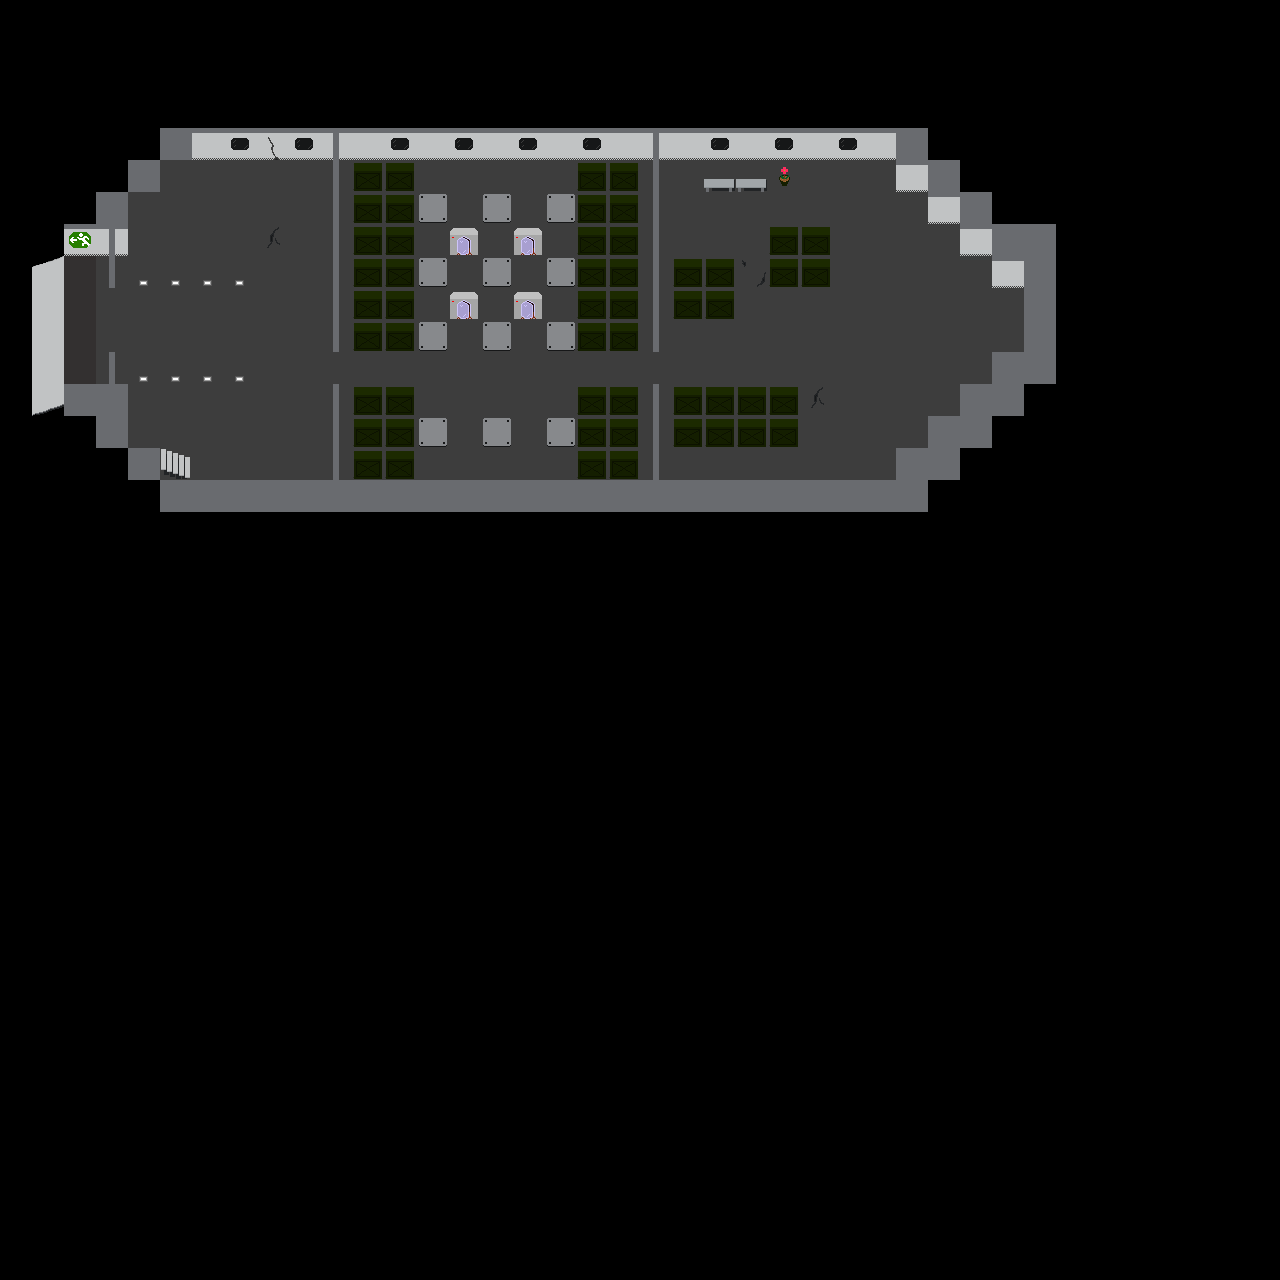

This is a level from a 2D game, rendered from its Tiled map with the project's own tilesets. A one-line summary and the map file follow, with tile-layer data summarised:
An orthogonal 40x40 tile map with 32x32 px tiles, 2 tile layers (BOT_1, BOT_2), 6 hidden layers not drawn, 3 tilesets and 79 objects (8x console_engine_number, 8x door, 2x stairs_top, exit_bot, stairs_bot, ...).

<map version="1.0" orientation="orthogonal" renderorder="right-down" width="40" height="40" tilewidth="32" tileheight="32" nextobjectid="86">
 <tileset firstgid="1" name="tileset" tilewidth="32" tileheight="32" tilecount="240" columns="20">
  <image source="Tilesets/tileset.png" width="640" height="400" />
  <tile id="0">
   <objectgroup draworder="index">
    <object id="1" x="0" y="0" width="32" height="32" />
   </objectgroup>
  </tile>
  <tile id="1">
   <objectgroup draworder="index">
    <object id="4" x="0" y="0" width="32" height="32" />
   </objectgroup>
  </tile>
  <tile id="20">
   <objectgroup draworder="index">
    <object id="1" x="13" y="0" width="7" height="32" />
   </objectgroup>
  </tile>
  <tile id="22">
   <objectgroup draworder="index">
    <object id="1" x="0" y="0" width="32" height="32" />
   </objectgroup>
  </tile>
  <tile id="25">
   <objectgroup draworder="index">
    <object id="1" x="0" y="0" width="32" height="32" />
   </objectgroup>
  </tile>
  <tile id="40">
   <objectgroup draworder="index">
    <object id="1" x="0" y="0" width="32" height="32" />
   </objectgroup>
  </tile>
  <tile id="42">
   <objectgroup draworder="index">
    <object id="1" x="0" y="0" width="32" height="32" />
   </objectgroup>
  </tile>
  <tile id="44">
   <objectgroup draworder="index">
    <object id="1" x="0" y="0" width="32" height="32" />
   </objectgroup>
  </tile>
  <tile id="45">
   <objectgroup draworder="index">
    <object id="1" x="0" y="0" width="32" height="32" />
   </objectgroup>
  </tile>
  <tile id="80">
   <objectgroup draworder="index">
    <object id="1" x="0.363636" y="19.2727" width="29.6364" height="8.54545" />
   </objectgroup>
  </tile>
  <tile id="81">
   <objectgroup draworder="index">
    <object id="1" x="0.909091" y="18.9091" width="30" height="9.45455" />
   </objectgroup>
  </tile>
  <tile id="82">
   <objectgroup draworder="index">
    <object id="1" x="23.6364" y="8" width="6.90909" height="21.8182" />
   </objectgroup>
  </tile>
  <tile id="83">
   <objectgroup draworder="index">
    <object id="1" x="1.63636" y="2.54545" width="28.3636" height="28.1818" />
   </objectgroup>
  </tile>
  <tile id="85">
   <objectgroup draworder="index">
    <object id="1" x="2" y="3.81818" width="27.4545" height="27.2727" />
   </objectgroup>
  </tile>
  <tile id="101">
   <objectgroup draworder="index">
    <object id="1" x="1" y="18" width="30" height="9" />
   </objectgroup>
  </tile>
  <tile id="102">
   <objectgroup draworder="index">
    <object id="1" x="24" y="7" width="7" height="20" />
   </objectgroup>
  </tile>
  <tile id="103">
   <objectgroup draworder="index">
    <object id="1" x="0" y="0" width="32" height="32" />
   </objectgroup>
  </tile>
  <tile id="104">
   <objectgroup draworder="index">
    <object id="1" x="10.75" y="15" width="11.125" height="11.5" />
   </objectgroup>
  </tile>
  <tile id="121">
   <objectgroup draworder="index" />
  </tile>
  <tile id="122">
   <objectgroup draworder="index" />
  </tile>
  <tile id="123">
   <objectgroup draworder="index" />
  </tile>
  <tile id="124">
   <objectgroup draworder="index">
    <object id="1" x="0" y="8.5" width="32" height="13.875" />
   </objectgroup>
  </tile>
  <tile id="141">
   <objectgroup draworder="index">
    <object id="1" x="0" y="0" width="15.875" height="32" />
   </objectgroup>
  </tile>
  <tile id="142">
   <objectgroup draworder="index">
    <object id="1" x="9.875" y="0" width="16.75" height="32" />
   </objectgroup>
  </tile>
  <tile id="144">
   <objectgroup draworder="index">
    <object id="1" x="10.625" y="4.625" width="21" height="25.875" />
   </objectgroup>
  </tile>
 </tileset>
 <tileset firstgid="241" name="animations" tilewidth="32" tileheight="32" tilecount="80" columns="10">
  <image source="Tilesets/animations.png" width="320" height="256" />
  <tile id="0">
   <objectgroup draworder="index">
    <object id="1" x="8.36364" y="0" width="18.7273" height="32" />
   </objectgroup>
  </tile>
  <tile id="1">
   <objectgroup draworder="index">
    <object id="1" x="9.63636" y="2.72727e-6" width="14.9091" height="32.1818" />
   </objectgroup>
  </tile>
  <tile id="2">
   <objectgroup draworder="index">
    <object id="1" x="9.81818" y="-0.0909064" width="14.7273" height="32.0909" />
   </objectgroup>
  </tile>
  <tile id="3">
   <objectgroup draworder="index">
    <object id="1" x="8.18182" y="3.63636e-6" width="15.8182" height="31.8181" />
   </objectgroup>
  </tile>
  <tile id="4">
   <objectgroup draworder="index">
    <object id="1" x="8.36364" y="0.181818" width="15.0909" height="32.3637" />
   </objectgroup>
  </tile>
  <tile id="5">
   <objectgroup draworder="index">
    <object id="1" x="9.81818" y="-0.0909055" width="14.3636" height="31.909" />
   </objectgroup>
  </tile>
  <tile id="6">
   <objectgroup draworder="index">
    <object id="1" x="10" y="3.63636e-6" width="16.3636" height="31.4545" />
   </objectgroup>
  </tile>
  <tile id="7">
   <objectgroup draworder="index">
    <object id="1" x="10.5455" y="0.181818" width="14.5455" height="32" />
   </objectgroup>
  </tile>
  <tile id="8">
   <objectgroup draworder="index">
    <object id="1" x="8.90909" y="0.0909082" width="18.1818" height="31.3637" />
   </objectgroup>
  </tile>
  <tile id="9">
   <objectgroup draworder="index">
    <!-- 1 objects omitted --></objectgroup>
  </tile>
 </tileset>
 <tileset firstgid="321" name="labels" tilewidth="32" tileheight="32" tilecount="240" columns="20">
  <image source="Tilesets/labels.png" width="640" height="400" />
 </tileset>
 <layer name="BOT_1" width="40" height="40">
  <properties>
   <property name="level_layer" type="int" value="0" />
  </properties>
  <data>[1600 cells, 345 non-empty, 9 distinct tile ids]</data>
 </layer>
 <layer name="BOT_2" width="40" height="40">
  <properties>
   <property name="level_layer" type="int" value="0" />
  </properties>
  <data>[1600 cells, 101 non-empty, 14 distinct tile ids]</data>
 </layer>
 <objectgroup name="BOT_O">
  <!-- 11 objects omitted --></objectgroup>
 <layer name="MID_1" width="40" height="40" visible="0">
  <properties>
   <property name="level_layer" type="int" value="1" />
  </properties>
  <data>[1600 cells, 344 non-empty, 6 distinct tile ids]</data>
 </layer>
 <layer name="MID_2" width="40" height="40" visible="0">
  <properties>
   <property name="level_layer" type="int" value="1" />
  </properties>
  <data>[1600 cells, 102 non-empty, 15 distinct tile ids]</data>
 </layer>
 <objectgroup name="MID_O" visible="0">
  <properties>
   <property name="level_layer" type="int" value="1" />
  </properties>
  <!-- 3 objects omitted --></objectgroup>
 <layer name="TOP_1" width="40" height="40" visible="0">
  <properties>
   <property name="level_layer" type="int" value="2" />
  </properties>
  <data>[1600 cells, 80 non-empty, 5 distinct tile ids]</data>
 </layer>
 <layer name="TOP_2" width="40" height="40" visible="0">
  <properties>
   <property name="level_layer" type="int" value="2" />
  </properties>
  <data>[1600 cells, 7 non-empty, 6 distinct tile ids]</data>
 </layer>
 <objectgroup name="TOP_O" visible="0">
  <properties>
   <property name="level_layer" type="int" value="2" />
  </properties>
  <!-- 5 objects omitted --></objectgroup>
 <layer name="ABOVE_1" width="40" height="40" visible="0">
  <properties>
   <property name="level_layer" type="int" value="3" />
  </properties>
  <data>[1600 cells, 426 non-empty, 7 distinct tile ids]</data>
 </layer>
 <layer name="ABOVE_2" width="40" height="40" visible="0">
  <properties>
   <property name="level_layer" type="int" value="3" />
  </properties>
  <data>[1600 cells, 43 non-empty, 20 distinct tile ids]</data>
 </layer>
 <objectgroup name="ABOVE_O" visible="0">
  <properties>
   <property name="level_layer" type="int" value="3" />
  </properties>
  <!-- 28 objects omitted --></objectgroup>
</map>
<!-- 48 of 79 objects omitted -->
